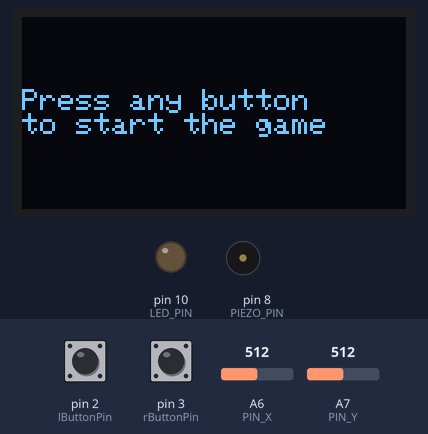
The program below on a simulated Arduino Nano, built with avr-gcc and run on an emulated ATmega328P. Shown: 128×64 one-colour display, output pins drawn as LEDs (lit = HIGH), buzzer (waves = sounding). Inputs (shaded band) come from the test bench; at power-on: pin 2 (lButtonPin) LOW, A6 (PIN_X) = 512, A7 (PIN_Y) = 512, pin 3 (rButtonPin) LOW. Random numbers use the default seed unless the program sets one.

Above: at 1.2 s.
1.3 s: pin 2 (lButtonPin) pulled HIGH for 0.15 s
At 1.93 s:
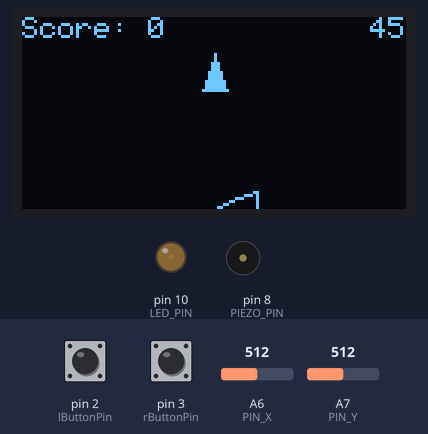
2.0 s: pin 2 (lButtonPin) pulled HIGH for 1 s
At 3.03 s:
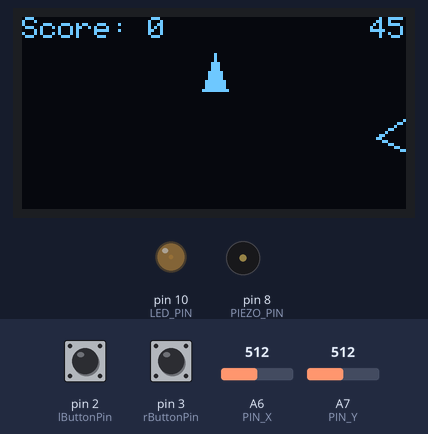
3.6 s: pin 2 (lButtonPin) pulled HIGH for 0.15 s
At 4.07 s:
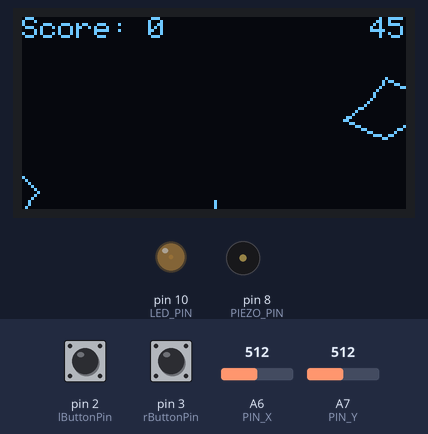
4.3 s: A6 (PIN_X) set to 716
At 6.44 s:
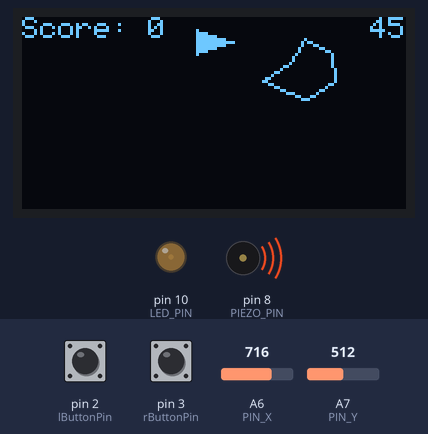
7.3 s: A7 (PIN_Y) set to 716
At 7.7 s:
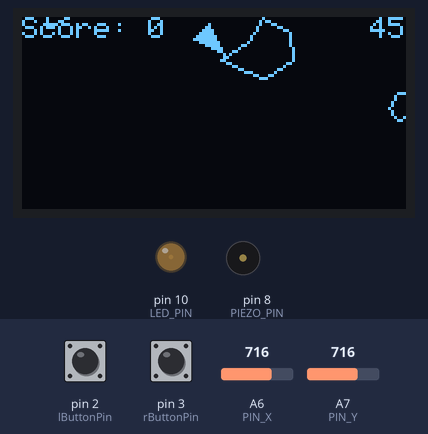
Timing chart, 0 to 10.3 s (numbered marks = the images above; inputs shaded):
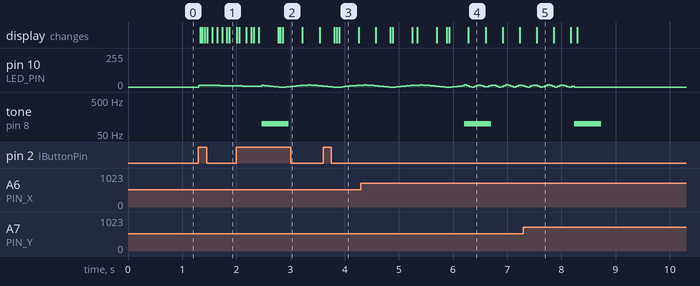

Measured:
- after the input at 1.3 s, the display: first changes at once (image 1 shows a later state)
- after the input at 2.0 s, tone on pin 8 (PIEZO_PIN): silent → 100 Hz after 0.47 s, → silent 0.50 s later

The program:

main.cpp
```cpp
#include <Wire.h>
#include <Adafruit_SSD1306.h>
#include "Asteroid/Asteroid.h"
#include "Bullet/Bullet.h"
#include "Input/Button.h"
#include "Ouput/Led.h"
#include "Ouput/Peizo.h"
#include "Player/Player.h"

#define NUM_BULLETS 5
#define NUM_ASTEROIDS 18

#define FOREACH_ACTIVE(element, arr, active) \
    for (auto& element : arr)\
        if (element.isActive() == (active))\

Adafruit_SSD1306 display(SCREEN_WIDTH_ACTUAL, SCREEN_HEIGHT_ACTUAL, &Wire, -1);

Player player;
Bullet bullets[NUM_BULLETS];
Asteroid asteroids[NUM_ASTEROIDS];

//delta time stuff
uint32_t frameTimer = 0;
uint32_t asteroidTimer = 0;

uint8_t score = 0;
bool hasStarted = false;

void setup() {
    //resetting the board (just in case)
    display.begin(SSD1306_SWITCHCAPVCC, 0x3C);
    display.setTextColor(1);
    display.setTextSize(1);

    initButtons();
    initPiezo();
    initLED();

    randomSeed(analogRead(A6));

    display.clearDisplay();
    display.setCursor(0, 24);
    display.println(F("Press any button"));
    display.println(F("to start the game"));
    display.display();
}

void loop() {
    uint32_t now = millis();

    if (!hasStarted)
    {
        if (readLButton() || readRButton())
            hasStarted = true;

        return;
    }

    if (player.lives <= 0)
    {
        display.clearDisplay();
        display.setCursor(0, 0);
        display.print(F("You lost lmao"));
        display.display();

        return;
    }

    if (now - asteroidTimer >= AST_SPAWNRATE)
    {
        asteroidTimer = now;

        FOREACH_ACTIVE(asteroid, asteroids, false)
        {
            asteroid = Asteroid::spawnAsteroid();
            break;
        }
    }

    if (now - frameTimer >= 45) //20 fps
    {
        display.clearDisplay();

        display.setCursor(0, 0);
        display.print(F("Score: "));
        display.print(score);
        display.setCursor(SCREEN_WIDTH_ACTUAL - 12, 0);
        display.print(now-frameTimer);

        frameTimer = now;

        player.update();

        if (player.queueBullet)
        {
            player.queueBullet = false;

            FOREACH_ACTIVE(bullet, bullets, false)
            {
                bullet = player.generateBullet();
                toneShot();
                break;
            }
        }

        FOREACH_ACTIVE(bullet, bullets, true)
        {
            bullet.update();

            if (bullet.isOutOfBounds())
            {
                bullet.deactivate();
            }
        }

        FOREACH_ACTIVE(asteroid, asteroids, true)
        {
            asteroid.update();

            if (asteroid.isOutOfBounds())
            {
                asteroid.deactivate();
                continue;
            }

            if (asteroid.isIntersecting(player.getPosition()))
            {
                player.lives--;
                tonePlayerHit();

                asteroid.deactivate();
                break;
            }

            FOREACH_ACTIVE(bullet, bullets, true)
            {
                if (asteroid.isIntersecting(bullet.getPosition()))
                {
                    if (asteroid.getStage() == ASTEROID_LARGE)
                    {
                        uint8_t numSplit = random(ASTEROID_NUM_SPLIT_MIN, ASTEROID_NUM_SPLIT_MAX + 1);
                        uint8_t currAdded = 0;

                        FOREACH_ACTIVE(newAsteroid, asteroids, false)
                        {
                            newAsteroid = asteroid.spawnBrokenChunk();
                            currAdded++;

                            if (currAdded == numSplit) break;
                        }

                        score += L_POINTS;
                    }
                    else
                    {
                        score += S_POINTS;
                    }

                    toneAsteroidHit();

                    asteroid.deactivate();
                    bullet.deactivate();

                    break; //exit the loop for this iteration since the bullet is no longer valid, so dont check any other asteroids
                }
            }
        }

        tickLED(player.lives);


        player.render(display);

        FOREACH_ACTIVE(bullet, bullets, true)
            bullet.render(display);

        FOREACH_ACTIVE(asteroid, asteroids, true)
            asteroid.render(display);

        display.display();
    }
}
```

Asteroid.cpp
```cpp
#include "Asteroid.h"
#include <Arduino.h>
#include <Adafruit_SSD1306.h>
#include "Screendim.h"
#include "Math/Trig.h"

void Asteroid::calcMags()
{
    uint16_t sum = 0;

    for (uint8_t i = 0; i < (stage ? S_N_VERTEX : L_N_VERTEX); i++){
        vertexMagnitudes[i] = random(stage ? S_MIN_MAG : L_MIN_MAG, stage ? S_MAX_MAG : L_MAX_MAG);
        sum += vertexMagnitudes[i];
    }

    averageMagnitude = sum / (stage? S_N_VERTEX : L_N_VERTEX);

    rotationSpeed = random(SPIN_MAX + 1);
    rotationSpeed *= random(2) == 0 ? 1 : -1; //Randomize spin direction;
}

Asteroid::Asteroid() = default;

Asteroid::Asteroid(Vector2<int16_t> position, Vector2<int8_t> direction, uint8_t stage) :
position(position), velocity(direction), stage(stage), rotation(0)
{
    calcMags();
}

void Asteroid::update()
{
    position.x += velocity.x;
    position.y += velocity.y;

    rotation += rotationSpeed;
}

void Asteroid::render(Adafruit_SSD1306& display) const
{
    //rotation is 0-255, with naturally occuring reset to 0
    uint8_t currentAngle = rotation;

    uint8_t nVert = stage ? S_N_VERTEX : L_N_VERTEX;

    uint8_t angleStep = 256 / nVert;

    //Start with last vertex and use it
    //trig goes up to 32 while screen scale is at 8, so divide by 4 to compensate
    Vector2<int16_t> prev = Vector2<int16_t>(
        (fastCosine(currentAngle - angleStep) * vertexMagnitudes[nVert - 1]) >> 2,
        (fastSine(currentAngle - angleStep) * vertexMagnitudes[nVert - 1]) >> 2
    );

    for (int i = 0; i < nVert; i++)
    {
        Vector2<int16_t> curr = Vector2<int16_t>((fastCosine(currentAngle) * vertexMagnitudes[i]) >> 2, (fastSine(currentAngle) * vertexMagnitudes[i]) >> 2);

        display.drawLine(SCALE_DOWN(position.x + prev.x), SCALE_DOWN(position.y + prev.y), SCALE_DOWN(position.x + curr.x), SCALE_DOWN(position.y + curr.y), WHITE);

        currentAngle += angleStep;
        prev = curr;
    }
}

Asteroid Asteroid::spawnAsteroid()
{
    uint8_t side = random(4);

    Vector2<int16_t> position;
    Vector2<int8_t> direction;

    if (side == 0) //bottom
    {
        position = Vector2<int16_t>(random(SCREEN_WIDTH), SCREEN_HEIGHT + BORDER_BUFFER);
        direction = Vector2<int8_t>(random(-SIDE_SPREAD, SIDE_SPREAD + 1), random(-FORWARD_SPREAD, 0));
    }
    else if (side == 1) //top
    {
        position = Vector2<int16_t>(random(SCREEN_WIDTH), -BORDER_BUFFER);
        direction = Vector2<int8_t>(random(-SIDE_SPREAD, SIDE_SPREAD + 1), random(1, FORWARD_SPREAD + 1));
    }
    else if (side == 2) //left
    {
        position = Vector2<int16_t>(-BORDER_BUFFER, random(SCREEN_HEIGHT));
        direction = Vector2<int8_t>(random(1, FORWARD_SPREAD), random(-SIDE_SPREAD, SIDE_SPREAD + 1));
    }
    else //right
    {
        position = Vector2<int16_t>(SCREEN_WIDTH + BORDER_BUFFER, random(SCREEN_HEIGHT));
        direction = Vector2<int8_t>(random(-FORWARD_SPREAD, 0), random(-SIDE_SPREAD, SIDE_SPREAD + 1));
    }

    return Asteroid(position, direction, random(2) == 0 ? ASTEROID_LARGE : ASTEROID_SMALL);
}

Asteroid Asteroid::spawnBrokenChunk() const
{
    Vector2<int16_t> pos = Vector2<int16_t>(position.x + random(-POSITION_DIFF, POSITION_DIFF + 1), position.y + random(-POSITION_DIFF, POSITION_DIFF + 1));
    Vector2<int8_t> vel = Vector2<int8_t>(velocity.x + random(-VELOCITY_DIFF, VELOCITY_DIFF + 1), velocity.y + random(-VELOCITY_DIFF, VELOCITY_DIFF + 1));

    return {pos, vel, ASTEROID_SMALL};
}
```

Asteroid.h
```cpp
#ifndef ASTEROIDS_ASTEROID_H
#define ASTEROIDS_ASTEROID_H

#include "AsteroidParams.h"
#include "Screendim.h"
#include "Math/Vector2.h"
#include <stdint.h>

class Adafruit_SSD1306;

class Asteroid
{
    Vector2<int16_t> position;
    Vector2<int8_t> velocity;

    uint8_t vertexMagnitudes[L_N_VERTEX];
    uint8_t averageMagnitude;

    uint8_t stage;

    int8_t rotationSpeed;
    uint8_t rotation;

    void calcMags();

public:
    Asteroid();
    Asteroid(Vector2<int16_t> position, Vector2<int8_t> direction, uint8_t stage);

    void update();
    void render(Adafruit_SSD1306& display) const;

    Asteroid spawnBrokenChunk() const;

    bool isIntersecting(Vector2<int16_t> point) const
    {
        return Vector2<int32_t>(position.x - point.x, position.y - point.y).lengthSquared() < (averageMagnitude << SCALE_FACTOR)*(averageMagnitude << SCALE_FACTOR);
    }

    bool isOutOfBounds() const
    {
        return position.x < -BORDER_BUFFER || position.x > SCREEN_WIDTH + BORDER_BUFFER || position.y < -BORDER_BUFFER || position.y > SCREEN_HEIGHT + BORDER_BUFFER;
    }

    bool isActive() const
    {
        return velocity.x != 0 || velocity.y != 0;
    }

    void deactivate()
    {
        velocity.x = 0;
        velocity.y = 0;
    }

    uint8_t getStage() const
    {
        return stage;
    }

    static Asteroid spawnAsteroid();
};

#endif //ASTEROIDS_ASTEROID_H
```

AsteroidParams.h
```cpp
#ifndef ASTEROIDPARAMS
#define ASTEROIDPARAMS

#define AST_SPAWNRATE 1000 //milliseconds
#define SPIN_MAX 3 //Asteroid spin speed max. deg/s.
#define BORDER_BUFFER 80

#define ASTEROID_NUM_SPLIT_MIN 2
#define ASTEROID_NUM_SPLIT_MAX 4

#define ASTEROID_LARGE 0
#define ASTEROID_SMALL 1

#define FORWARD_SPREAD 4 //Forward direction spread on spawn velocity
#define SIDE_SPREAD 3 //Side direction spread on spawn velocity
#define VELOCITY_DIFF 1 //Change in velocity x and y after break apart
#define POSITION_DIFF 40 //Change in position after break apart

#define L_N_VERTEX 8
#define L_MIN_MAG 5
#define L_MAX_MAG 15
#define L_SP_FREQ 3 //Large and small spawn frequencies are ratios!
#define L_POINTS 2

#define S_N_VERTEX 6
#define S_MIN_MAG 2
#define S_MAX_MAG 8
#define S_SP_FREQ 2
#define S_POINTS 3

#endif
```

Bullet.cpp
```cpp
#include "Bullet.h"
#include <Adafruit_SSD1306.h>

#define SPEED 5

Bullet::Bullet()
= default;

Bullet::Bullet(Vector2<int16_t> position, Vector2<int8_t> direction) : position(position), velocity(direction)
{

}

void Bullet::update()
{
    position.x += velocity.x * SPEED;
    position.y += velocity.y * SPEED;
}

void Bullet::render(Adafruit_SSD1306& display) const
{
    display.drawPixel(SCALE_DOWN(position.x), SCALE_DOWN(position.y), WHITE);
}
```

Bullet.h
```cpp
#ifndef ASTEROIDS_BULLET_H
#define ASTEROIDS_BULLET_H

#include "Math/Vector2.h"
#include <stdint.h>
#include "Screendim.h"

class Adafruit_SSD1306;

class Bullet
{
    Vector2<int16_t> position;
    Vector2<int8_t> velocity;

public:
    Bullet();
    Bullet(Vector2<int16_t> position, Vector2<int8_t> direction);

    void update();
    void render(Adafruit_SSD1306& display) const;

    bool isOutOfBounds() const
    {
        return position.x < 0 || position.x > SCREEN_WIDTH || position.y < 0 || position.y > SCREEN_HEIGHT;
    }

    bool isActive() const
    {
        return velocity.x != 0 || velocity.y != 0;
    }

    void deactivate()
    {
        velocity.x = 0;
        velocity.y = 0;
    }

    Vector2<int16_t> getPosition() const
    {
        return position;
    }
};

#endif //ASTEROIDS_BULLET_H
```

Button.h
```cpp
#ifndef BUTTON_H
#define BUTTON_H

#include <Arduino.h>

constexpr uint8_t lButtonPin = 2;
constexpr uint8_t rButtonPin = 3;

inline void initButtons()
{
    pinMode(lButtonPin, INPUT);
    pinMode(rButtonPin, INPUT);
}

inline bool readLButton()
{
    return digitalRead(lButtonPin);
}

inline bool readRButton()
{
    return digitalRead(rButtonPin);
}

#endif
```

Joystick.cpp
```cpp
#include "Joystick.h"
#include <Arduino.h>

#define PIN_X A6
#define PIN_Y A7

//Deadzone on the original analog scale of -512 to 511
#define DEADZONE_RANGE 50

//Input from analog read comes in as 0-1023, changes that to -8 - +8
inline int8_t remap(const int in)
{
    const int v = in - 511;

    // deadzone (adjust as needed)
    if (v > -DEADZONE_RANGE && v < DEADZONE_RANGE)
        return 0;

    return v >> 6; //Narrowing is fine due to such large bitshift
}

Joystick::Joystick() : value(0, -8), actuated(false)
{
    pinMode(PIN_X, INPUT);
    pinMode(PIN_Y, INPUT);
}

void Joystick::update()
{
    Vector2<int8_t> raw = Vector2<int8_t>(remap(analogRead(PIN_X)), remap(analogRead(PIN_Y)));

    if (raw.x == 0 && raw.y == 0)
    {
        actuated = false;
        return;
    }

    actuated = true;

    //ratio of target magnitude of 8.0 to the actual magnitude
    const float magCoefficient = 8.0 / sqrt(sq(raw.x) + sq(raw.y));

    this->value = Vector2<int8_t>(raw.x * magCoefficient, raw.y * magCoefficient);
}
```

Joystick.h
```cpp
#ifndef ASTEROIDS_JOYSTICK_H
#define ASTEROIDS_JOYSTICK_H

#include <stdint.h>
#include "Math/Vector2.h"

class Joystick
{
    Vector2<int8_t> value;
    bool actuated;

public:
    Joystick();

    void update();

    Vector2<int8_t> getNormalized() const
    {
        return value;
    }
    bool isActuated() const
    {
        return actuated;
    }
};

#endif //ASTEROIDS_JOYSTICK_H
```

Trig.cpp
```cpp
#include "Trig.h"

//sine lookup of first quarter of the function, split into 32 parts, from 0-32
constexpr int8_t sinLUT[32] = {0,2,3,5,6,8,9,11,12,14,15,16,18,19,20,21,23,24,25,26,27,27,28,29,30,30,31,31,31,32,32,32,};

int8_t fastSine(uint8_t angle)
{
    //Modulo 64, divide by 2 for range of 32
    uint8_t index = (angle & 63) >> 1;

    if (angle < 64)
    {
        return sinLUT[index];
    }

    if (angle < 128)
    {
        return sinLUT[31 - index];
    }

    if (angle < 192)
    {
        return -sinLUT[index];
    }

    return -sinLUT[31 - index];
}

int8_t fastCosine(uint8_t angle)
{
    return fastSine(64 + angle);
}
```

Trig.h
```cpp
#ifndef ASTEROIDS_TRIG_H
#define ASTEROIDS_TRIG_H

#include <stdint.h>

int8_t fastSine(uint8_t angle);
int8_t fastCosine(uint8_t angle);

#endif //ASTEROIDS_TRIG_H
```

Vector2.h
```cpp
#ifndef ASTEROIDS_VECTOR2_H
#define ASTEROIDS_VECTOR2_H
#include <stdint.h>

template <typename T>
struct Vector2
{
    T x;
    T y;

    explicit Vector2(T x = 0, T y = 0) : x(x), y(y)
    {

    }


    Vector2 perpendicular() const
    {
        return Vector2(-y, x);
    }

    uint32_t lengthSquared() const
    {
        return x*x + y*y;
    }
};

#endif //ASTEROIDS_VECTOR2_H
```

Led.h
```cpp
#ifndef ASTEROIDS_LED_H
#define ASTEROIDS_LED_H

#include <Arduino.h>
#include <stdint.h>
#include "Math/Trig.h"

constexpr uint8_t LED_PIN = 10;

inline void initLED()
{
    pinMode(LED_PIN, OUTPUT);
}

inline void tickLED(uint8_t lives)
{
    switch (lives)
    {
    case 3:                      //bitshift to divide time to increase period, add 32 to adjust for amplitude of wave, divide output to decrease brightness
        analogWrite(LED_PIN, (fastSine(millis() >> 4) + 32) >> 2);
        break;
    case 2:
        analogWrite(LED_PIN, (fastSine(millis() >> 2) + 32) >> 2);
        break;
    case 1:
        analogWrite(LED_PIN, (fastSine(millis()) + 32) >> 2);
        break;
    case 0:
        analogWrite(LED_PIN, 0);
        break;
    }
}

#endif //ASTEROIDS_LED_H
```

Peizo.h
```cpp
#ifndef ASTEROIDS_PEIZO_H
#define ASTEROIDS_PEIZO_H

#include <Arduino.h>

constexpr uint8_t PIEZO_PIN = 8;

inline void initPiezo()
{
    pinMode(PIEZO_PIN, OUTPUT);
}

inline void toneShot()
{
    tone(PIEZO_PIN, 400, 50);
}

inline void toneAsteroidHit()
{
    tone(PIEZO_PIN, 200, 50);
}

inline void tonePlayerHit()
{
    tone(PIEZO_PIN, 100, 500);
}

#endif //ASTEROIDS_PEIZO_H
```

Player.h
```cpp
#ifndef ASTEROIDS_PLAYER_H
#define ASTEROIDS_PLAYER_H

#include "Input/Joystick.h"

class Adafruit_SSD1306;
class Bullet;

class Player
{
    Vector2<int16_t> position;
    Vector2<int16_t> velocity;

    Joystick joystick;

public:
    bool queueBullet;
    bool inGrace;

    uint8_t lives;

    Player();

    void update();
    void render(Adafruit_SSD1306& display) const;

    Bullet generateBullet() const;

    Vector2<int16_t> getPosition() const
    {
        return position;
    }
};

#endif //ASTEROIDS_PLAYER_H
```

Screendim.h
```cpp
#ifndef SCREENDIM
#define SCREENDIM

//Full dim are the physical dimensions of the screen while regular dim are simulated dim (USED ONLY BY ADAFRUIT SCREEN LIBRARY)
#define SCREEN_WIDTH 1024
#define SCREEN_WIDTH_ACTUAL 128

#define SCREEN_HEIGHT 512
#define SCREEN_HEIGHT_ACTUAL 64

#define SCALE_FACTOR 3 //How much the screen dimensions are "blown up" for simulation

#define SCALE_DOWN(x) ((x) >> SCALE_FACTOR)

#endif
```

Source omitted: Player.cpp (3136 bytes)
